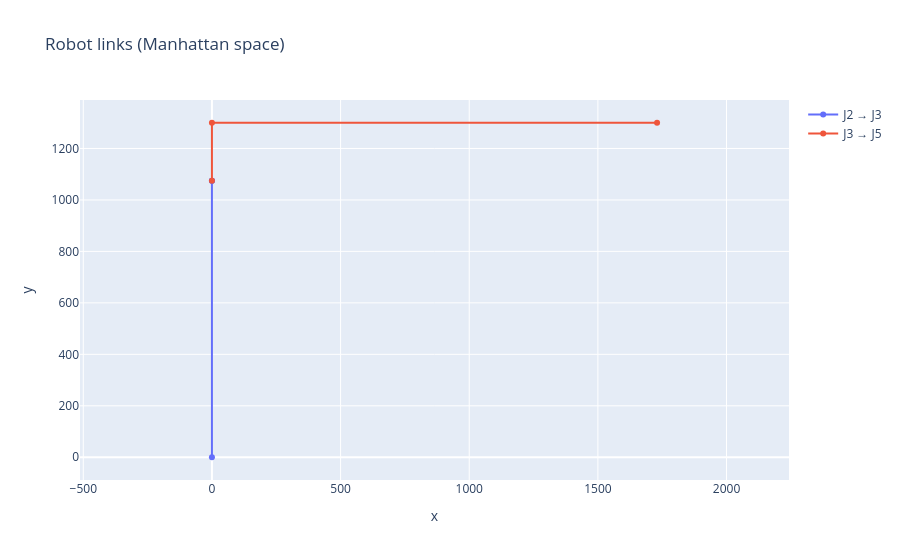

The notebook cell this image was saved under:
### Code cell
the_robot.plot_links().show()

### Figure 1 — Plotly figure (JSON) as saved in the notebook; plotly's stock layout.template omitted (floating-point values rounded to 4 significant figures)
{"data": [{"mode": "lines+markers", "name": "J2 → J3", "type": "scatter", "x": [0, 0, 0], "y": [0, 1075, 1075]}, {"mode": "lines+markers", "name": "J3 → J5", "type": "scatter", "x": [0, 0, 1730], "y": [1075, 1300, 1300]}], "layout": {"title": {"text": "Robot links (Manhattan space)"}, "xaxis": {"scaleanchor": "y", "scaleratio": 1, "title": {"text": "x"}}, "yaxis": {"title": {"text": "y"}}}}
